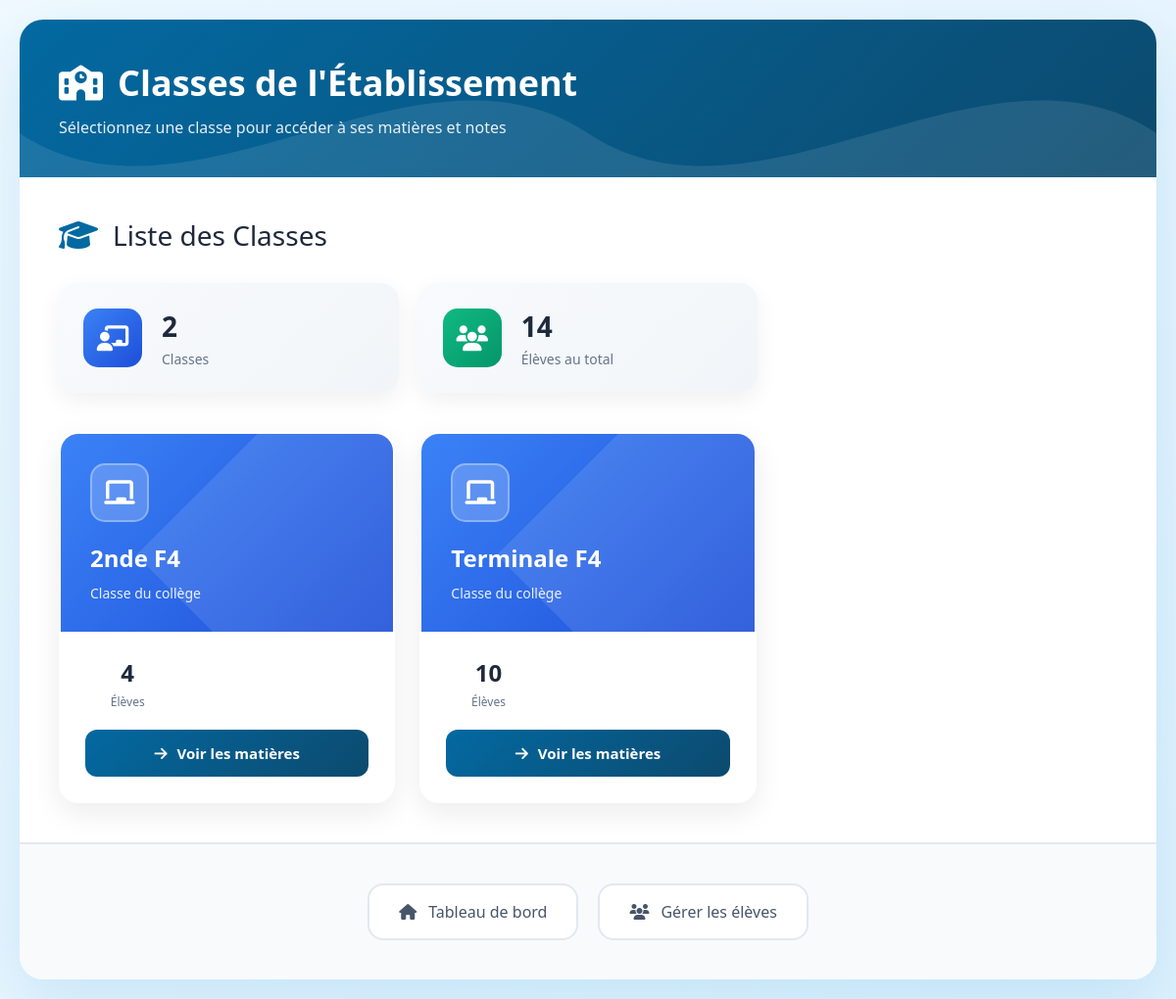
The app's page /Ecole/notes/classes.php (signed in) with its own data.
### tables this page shows
CREATE TABLE `classes` (
  `id` int(11) NOT NULL,
  `nom_classe` varchar(20) NOT NULL
);

### Ecole/notes/classes.php (the view, shortened to what this page needs)
<?php
require_once '../config/database.php';
$stmt = $pdo->query("SELECT * FROM classes ORDER BY nom_classe");
$classes = $stmt->fetchAll();
$stmt = $pdo->query("
    SELECT classe_id, COUNT(*) as nb_eleves
    FROM eleves
    GROUP BY classe_id
");
$eleves_par_classe = $stmt->fetchAll(PDO::FETCH_KEY_PAIR);
?>
<!DOCTYPE html>
<html lang="fr">
<head>
    <link rel="stylesheet" href="https://cdnjs.cloudflare.com/ajax/libs/font-awesome/6.4.0/css/all.min.css">
</head>
<body>
    <div class="container">
        <div class="header">
            <div class="header-content">
                <h1><i class="fas fa-school"></i> Classes de l'Établissement</h1>
                <p>Sélectionnez une classe pour accéder à ses matières et notes</p>
            </div>
        </div>
        <div class="content">
            <div class="page-title">
                <i class="fas fa-graduation-cap"></i>
                <span>Liste des Classes</span>
            </div>
            <div class="stats-summary">
                <div class="summary-card">
                    <div class="summary-icon classes">
                        <i class="fas fa-chalkboard-teacher"></i>
                    </div>
                    <div class="summary-content">
                        <h3><?php echo count($classes); ?></h3>
                        <p>Classes</p>
                    </div>
                </div>
                <div class="summary-card">
                    <div class="summary-icon students">
                        <i class="fas fa-users"></i>
                    </div>
                    <div class="summary-content">
                        <h3><?php echo array_sum($eleves_par_classe); ?></h3>
                        <p>Élèves au total</p>
                    </div>
                </div>
            </div>
            <?php if (empty($classes)): ?>
            <div class="empty-state">
                <i class="fas fa-chalkboard"></i>
                <h3>Aucune classe créée</h3>
                <p>Commencez par créer des classes pour organiser votre établissement</p>
            </div>
            <?php else: ?>
            <div class="classes-grid">
                <?php foreach ($classes as $classe):
                        $nb_eleves = $eleves_par_classe[$classe['id']] ?? 0;
                    ?>
                <div class="class-card" onclick="window.location.href='matieres.php?classe_id=<?= $classe['id'] ?>'">
                    <div class="class-header">
                        <div class="class-icon">
                            <i class="fas fa-chalkboard"></i>
                        </div>
                        <h3 class="class-name"><?php echo htmlspecialchars($classe['nom_classe']); ?></h3>
                        <p class="class-desc">Classe du collège</p>
                    </div>
                    <div class="class-body">
                        <div class="stats">
                            <div class="stat-item">
                                <div class="stat-value"><?php echo $nb_eleves; ?></div>
                                <div class="stat-label">Élèves</div>
                            </div>
                        </div>
                        <a href="matieres.php?classe_id=<?= $classe['id'] ?>" class="view-btn">
                            <i class="fas fa-arrow-right"></i> Voir les matières
                        </a>
                    </div>
                </div>
                <?php endforeach; ?>
            </div>
            <?php endif; ?>
        </div>
        <div class="nav-links">
            <a href="../accueil.php">
                <i class="fas fa-home"></i> Tableau de bord
            </a>
            <a href="../eleves/liste.php">
                <i class="fas fa-users"></i> Gérer les élèves
            </a>
        </div>
    </div>
</body>
</html>

### Ecole/notes/classes.php (style rules this page uses)
* { margin: 0; padding: 0; box-sizing: border-box; font-family: 'Segoe UI', Tahoma, Geneva, Verdana, sans-serif; }
body { background: linear-gradient(135deg, #f0f9ff 0%, #e0f2fe 100%); min-height: 100vh; padding: 20px; }
.container { max-width: 1200px; margin: 0 auto; background: white; border-radius: 24px; box-shadow: 0 25px 70px rgba(2, 132, 199, 0.15); overflow: hidden; animation: fadeIn 0.6s ease-out; }
.header { background: linear-gradient(135deg, #0369a1 0%, #0c4a6e 100%); color: white; padding: 40px; position: relative; overflow: hidden; }
.header::before { content: ''; position: absolute; top: 0; left: 0; right: 0; bottom: 0; background-size: cover; }
.header-content { position: relative; z-index: 2; }
.header h1 { font-size: 36px; font-weight: 700; margin-bottom: 10px; display: flex; align-items: center; gap: 15px; }
.header p { font-size: 16px; opacity: 0.9; max-width: 600px; }
.content { padding: 40px; }
.page-title { font-size: 28px; color: #1e293b; margin-bottom: 30px; display: flex; align-items: center; gap: 15px; }
.page-title i { color: #0369a1; font-size: 32px; }
.classes-grid { display: grid; grid-template-columns: repeat(auto-fill, minmax(300px, 1fr)); gap: 25px; margin-top: 20px; }
.class-card { background: white; border-radius: 20px; overflow: hidden; box-shadow: 0 10px 30px rgba(0, 0, 0, 0.08); transition: all 0.3s ease; cursor: pointer; border: 2px solid transparent; position: relative; }
.class-header { background: linear-gradient(135deg, #3b82f6, #1d4ed8); color: white; padding: 30px; position: relative; overflow: hidden; }
.class-header::after { content: ''; position: absolute; top: -50%; right: -50%; width: 100%; height: 200%; background: rgba(255, 255, 255, 0.1); transform: rotate(45deg); }
.class-icon { width: 60px; height: 60px; background: rgba(255, 255, 255, 0.2); border-radius: 15px; display: flex; align-items: center; justify-content: center; font-size: 28px; margin-bottom: 20px; backdrop-filter: blur(10px); border: 2px solid rgba(255, 255, 255, 0.3); }
.class-name { font-size: 24px; font-weight: 700; margin-bottom: 10px; }
.class-desc { font-size: 14px; opacity: 0.9; }
.class-body { padding: 25px; }
.stats { display: grid; grid-template-columns: repeat(3, 1fr); gap: 15px; margin-bottom: 20px; }
.stat-item { text-align: center; }
.stat-value { font-size: 24px; font-weight: 700; color: #1e293b; margin-bottom: 5px; }
.stat-label { font-size: 12px; color: #64748b; font-weight: 500; }
.view-btn { display: block; width: 100%; padding: 14px; background: linear-gradient(135deg, #0369a1, #0c4a6e); color: white; border: none; border-radius: 12px; font-size: 15px; font-weight: 600; cursor: pointer; transition: all 0.3s ease; text-align: center; text-decoration: none; display: flex; align-items: center; justify-content: center; gap: 10px; }
.nav-links { display: flex; justify-content: center; gap: 20px; padding: 40px; background: #f8fafc; border-top: 2px solid #e2e8f0; flex-wrap: wrap; }
.nav-links a { padding: 16px 30px; background: white; color: #475569; text-decoration: none; border-radius: 16px; font-weight: 500; display: flex; align-items: center; gap: 12px; transition: all 0.3s ease; border: 2px solid #e2e8f0; }
.stats-summary { display: grid; grid-template-columns: repeat(3, 1fr); gap: 20px; margin-bottom: 40px; }
.summary-card { background: linear-gradient(135deg, #f8fafc, #f1f5f9); padding: 25px; border-radius: 18px; display: flex; align-items: center; gap: 20px; box-shadow: 0 8px 25px rgba(0, 0, 0, 0.06); }
.summary-icon { width: 60px; height: 60px; border-radius: 15px; display: flex; align-items: center; justify-content: center; font-size: 26px; color: white; }
.summary-icon.classes { background: linear-gradient(135deg, #3b82f6, #1d4ed8); }
.summary-icon.students { background: linear-gradient(135deg, #10b981, #059669); }
.summary-content h3 { font-size: 28px; color: #1e293b; margin-bottom: 5px; }
.summary-content p { color: #64748b; font-size: 14px; font-weight: 500; }

### records on screen
classes: nom_classe "2nde F4", id "4"
classes: nom_classe "Terminale F4", id "10"

### other values on screen
count($classes) "2"
array_sum($eleves_par_classe) "14"
